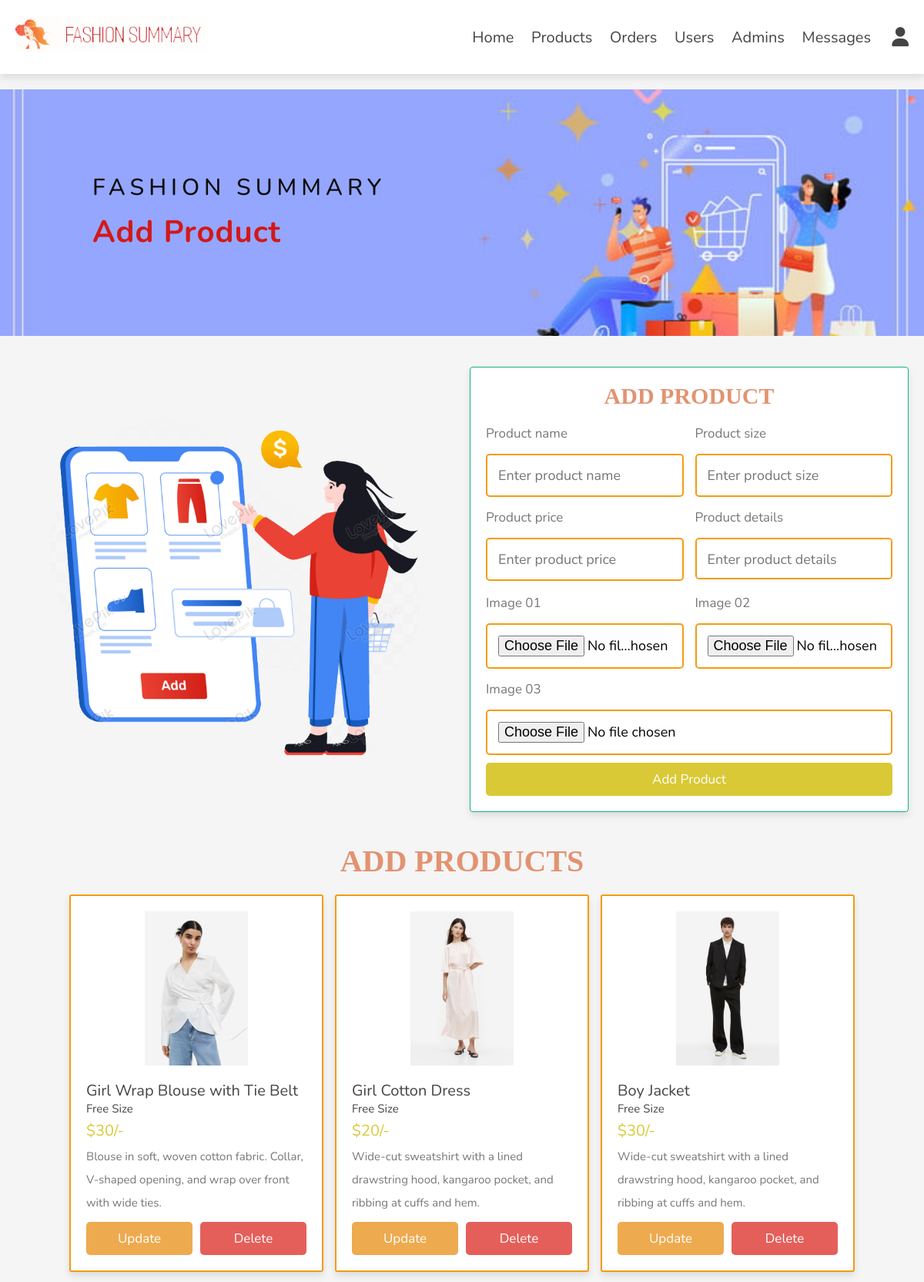
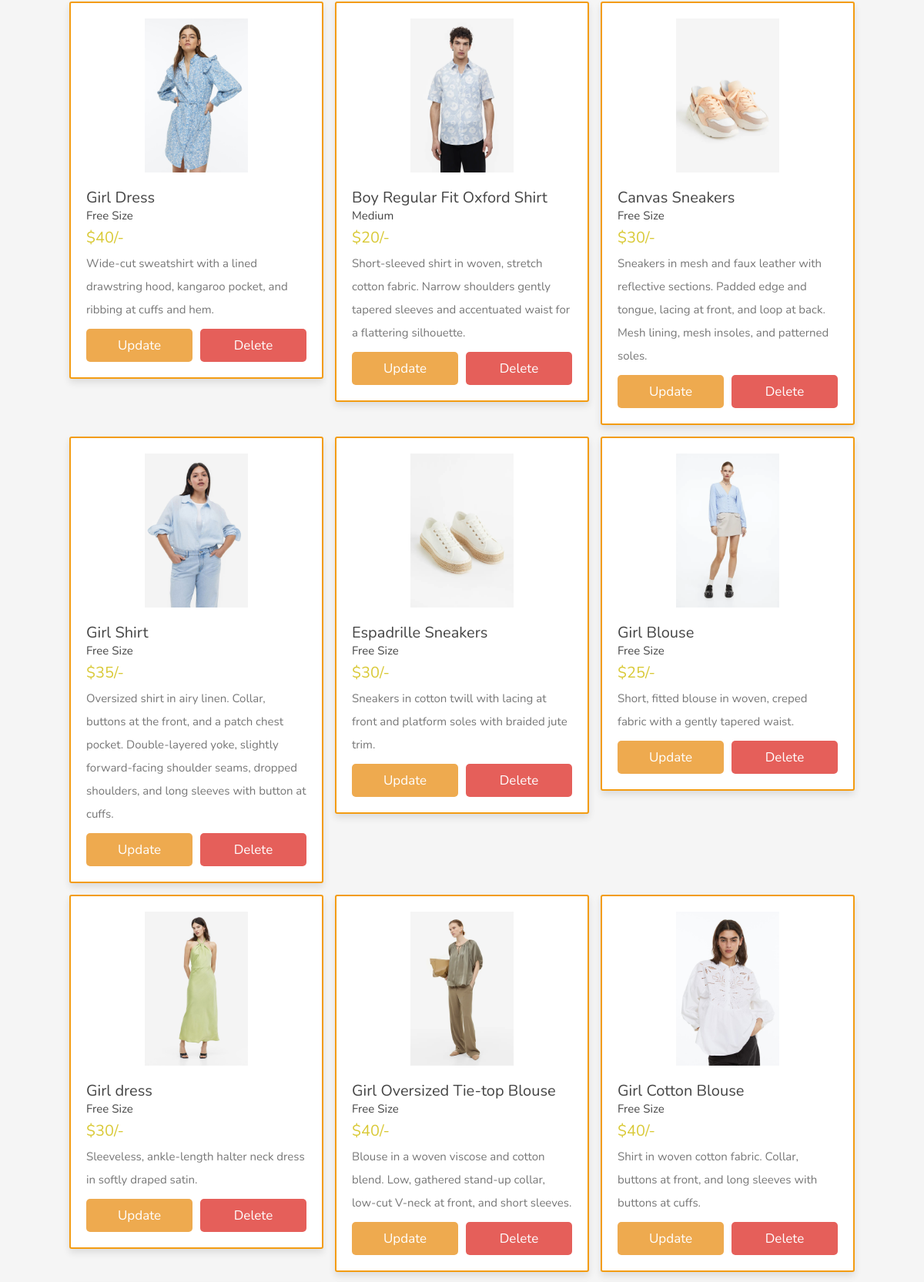
The page /admin/products.php (signed in, upper part) on the database its author committed (2 pictures, top to bottom).
### tables this page shows
CREATE TABLE `products` (
  `id` int(100) NOT NULL,
  `name` varchar(100) NOT NULL,
  `size` varchar(100) NOT NULL,
  `price` int(10) NOT NULL,
  `image_01` varchar(100) NOT NULL,
  `image_02` varchar(100) NOT NULL,
  `image_03` varchar(100) NOT NULL,
  `details` varchar(500) NOT NULL
);

### admin/products.php (the view, shortened to what this page needs)
<?php
include '../components/connect.php';
?>
<!DOCTYPE html>
<html lang="en">
<head>
   <link rel="stylesheet" href="https://cdnjs.cloudflare.com/ajax/libs/font-awesome/6.1.1/css/all.min.css">
   <link rel="stylesheet" href="../css/admin_style.css">
</head>
<body>
<?php include '../components/admin_header.php'; ?>
<div class="banner-box f-slide-3">
        <div class="banner-text-container">
        <div class="banner-text">
            <span>Fashion Summary</span>
            <strong>Add Product</strong>
        </div>
        </div>
    </div>
<section class="add-products">
<div class="row">
<div class="image">
<img src="../images/add.png" alt="">
 </div>
   <form action="" method="post" enctype="multipart/form-data">
   <h1 class="heading">Add product</h1>
      <div class="flex">
         <div class="inputBox">
            <span>Product name</span>
            <input type="text" class="box" required maxlength="100" placeholder="Enter product name" name="name">
         </div>
         <div class="inputBox">
            <span>Product size</span>
            <input type="text" class="box" required maxlength="100" placeholder="Enter product size" name="size">
         </div>
         <div class="inputBox">
            <span>Product price</span>
            <input type="number" min="0" class="box" required max="9999999999" placeholder="Enter product price" onkeypress="if(this.value.length == 10) return false;" name="price">
         </div>
         <div class="inputBox">
            <span>Product details</span>
            <textarea name="details" placeholder="Enter product details" class="box" required maxlength="500" cols="30" rows="10"></textarea>
         </div>
        <div class="inputBox">
            <span>Image 01</span>
            <input type="file" name="image_01" accept="image/jpg, image/jpeg, image/png, image/webp" class="box" required>
        </div>
        <div class="inputBox">
            <span>Image 02</span>
            <input type="file" name="image_02" accept="image/jpg, image/jpeg, image/png, image/webp" class="box" required>
        </div>
        <div class="inputBox">
            <span>Image 03</span>
            <input type="file" name="image_03" accept="image/jpg, image/jpeg, image/png, image/webp" class="box" required>
        </div>
      </div>
      <input type="submit" value="add product" class="btn" name="add_product">
   </form>
</div>
</section>
<section class="show-products">
   <h1 class="heading">Add Products</h1>
   <div class="box-container">
   <?php
      $select_products = $conn->prepare("SELECT * FROM `products`");
      $select_products->execute();
      if($select_products->rowCount() > 0){
         while($fetch_products = $select_products->fetch(PDO::FETCH_ASSOC)){
   ?>
   <div class="box">
      <img src="../uploaded_img/<?= $fetch_products['image_01']; ?>" alt="">
      <div class="name"><?= $fetch_products['name']; ?></div>
      <div class="size"><?= $fetch_products['size']; ?></div>
      <div class="price">$<span><?= $fetch_products['price']; ?></span>/-</div>
      <div class="details"><span><?= $fetch_products['details']; ?></span></div>
      <div class="flex-btn">
         <a href="update_product.php?update=<?= $fetch_products['id']; ?>" class="option-btn">update</a>
         <a href="products.php?delete=<?= $fetch_products['id']; ?>" class="delete-btn" onclick="return confirm('delete this product?');">delete</a>
      </div>
   </div>
   <?php
         }
      }else{
         echo '<p class="empty">No products added yet!</p>';
      }
   ?>
   </div>
</section>
</body>
</html>

### css/admin_style.css (style rules this page uses)
:root { --main-color:#d9c936; --orange:#f39c12; --red:#e74c3c; --black:#444; --white:#fff; --light-color:#777; --light-bg:#f5f5f5; --border:.2rem solid var(--orange); --box-shadow:0 .5rem 1rem rgba(0,0,0,.1); }
* { font-family: 'Nunito', sans-serif; margin:0; padding:0; box-sizing: border-box; outline: none; border:none; text-decoration: none; }
html { font-size: 62.5%; overflow-x: hidden; }
body { background-color: var(--light-bg); }
section { padding:2rem; max-width: 1200px; margin:0 auto; }
.heading { font-size: 4rem; color:var(--black); margin-bottom: 2rem; text-align: center; text-transform: uppercase; }
.btn, .delete-btn, .option-btn { display: block; width: 100%; margin-top: 1rem; border-radius: .5rem; padding:1rem 3rem; font-size: 1.7rem; text-transform: capitalize; color:var(--white); cursor: pointer; text-align: center; }
.btn { background-color: var(--main-color); }
.option-btn { background-color: var(--orange); }
.delete-btn { background-color: var(--red); }
.flex-btn { display: flex; gap:1rem; }
.banner-box { margin-top: 3px; width:100%; height: 40vh; margin: 20px 0px; display: flex; justify-content: center; align-items: center; background-image: url(../images/pro.jpg); background-size: cover; background-repeat: no-repeat; background-position: center; }
.banner-text-container { width:80%; height: 90%; display: flex; align-items: center; }
.banner-text { display: flex; flex-direction: column; margin-right: auto; }
.banner-text strong { color: #d11919; font-size: 4rem; line-height: 55px; margin-top: 10px; letter-spacing: 1px; }
.banner-text span { text-transform: uppercase; letter-spacing: 6px; font-weight: 500; color: #0d0d0d; font-size: 3rem; }
.add-products .row { display: -webkit-box; display: -ms-flexbox; display: flex; -webkit-box-align: center; -ms-flex-align: center; align-items: center; -ms-flex-wrap: wrap; flex-wrap: wrap; gap: 2rem; }
.add-products .row .image { -webkit-box-flex: 1; -ms-flex: 1 1 40rem; flex: 1 1 40rem; }
.add-products .row .image img { width: 100%; }
.add-products h1 { font-size: 3rem; font-family: 'Times New Roman', Times, serif; color: #e29371; }
.add-products form { -webkit-box-flex: 1; -ms-flex: 1 1 40rem; flex: 1 1 40rem; border: 0.1rem solid #0eb582; background-color: var(--white); box-shadow: var(--box-shadow); border-radius: .4rem; padding:2rem; }
.add-products form .flex { display: flex; gap:1.5rem; flex-wrap: wrap; }
.add-products form .flex .inputBox { flex:1 1 25rem; }
.add-products form span { font-size:1.7rem; color:var(--light-color); }
.add-products form .box { font-size: 1.8rem; border:var(--border); border-radius: .5rem; padding:1.4rem; width: 100%; margin-top: 1.5rem; }
.add-products form textarea { height: 5.4rem; resize: none; }
.show-products h1 { font-size: 4rem; font-family: 'Times New Roman', Times, serif; color: #e29371; }
.show-products .box-container { display: grid; grid-template-columns: repeat(auto-fit, 33rem); gap:1.5rem; justify-content: center; align-items: flex-start; }
.show-products .box-container .box { background-color: var(--white); box-shadow: var(--box-shadow); border-radius: .3rem; border:var(--border); padding:2rem; }
.show-products .box-container .box img { width: 100%; height: 20rem; object-fit: contain; margin-bottom: 1.5rem; }
.show-products .box-container .box .name { font-size: 2rem; color:var(--black); }
.show-products .box-container .box .size { font-size: 1.5rem; color:var(--black); }
.show-products .box-container .box .price { font-size: 2rem; color:var(--main-color); margin:.5rem 0; }
.show-products .box-container .box .details { font-size: 1.5rem; color:var(--light-color); line-height: 2; }
.show-products .box-container .box .delete-btn { background-color: #e55f5a; }
.show-products .box-container .box .option-btn { background-color: #eeaa4f; }

### rows shown on the page
products: image_01 (picture), name "Girl Wrap Blouse with Tie Belt", size "Free Size", price "30", details "Blouse in soft, woven cotton fabric. Collar, V-shaped opening, and wrap over front with wide ties."
products: image_01 (picture), name "Girl Cotton Dress", size "Free Size", price "20", details "Wide-cut sweatshirt with a lined drawstring hood, kangaroo pocket, and ribbing at cuffs and hem."
products: image_01 (picture), name "Boy Jacket", size "Free Size", price "30", details "Wide-cut sweatshirt with a lined drawstring hood, kangaroo pocket, and ribbing at cuffs and hem."
products: image_01 (picture), name "Girl Dress", size "Free Size", price "40", details "Wide-cut sweatshirt with a lined drawstring hood, kangaroo pocket, and ribbing at cuffs and hem."
products: image_01 (picture), name "Boy Regular Fit Oxford Shirt", size "Medium", price "20", details "Short-sleeved shirt in woven, stretch cotton fabric. Narrow shoulders gently tapered sleeves and accentuated waist for a flattering silhouette."
products: image_01 (picture), name "Canvas Sneakers", size "Free Size", price "30", details "Sneakers in mesh and faux leather with reflective sections. Padded edge and tongue, lacing at front, and loop at back. Mesh lining, mesh insoles, and patterned soles."
products: image_01 (picture), name "Girl Shirt", size "Free Size", price "35", details "Oversized shirt in airy linen. Collar, buttons at the front, and a patch chest pocket. Double-layered yoke, slightly forward-facing shoulder seams, dropped shoulders, and long sleeves with button at cuffs."
products: image_01 (picture), name "Espadrille Sneakers", size "Free Size", price "30", details "Sneakers in cotton twill with lacing at front and platform soles with braided jute trim."
products: image_01 (picture), name "Girl Blouse", size "Free Size", price "25", details "Short, fitted blouse in woven, creped fabric with a gently tapered waist."
products: image_01 (picture), name "Girl dress", size "Free Size", price "30", details "Sleeveless, ankle-length halter neck dress in softly draped satin."
products: image_01 (picture), name "Girl Oversized Tie-top Blouse", size "Free Size", price "40", details "Blouse in a woven viscose and cotton blend. Low, gathered stand-up collar, low-cut V-neck at front, and short sleeves."
products: image_01 (picture), name "Girl Cotton Blouse", size "Free Size", price "40", details "Shirt in woven cotton fabric. Collar, buttons at front, and long sleeves with buttons at cuffs."
